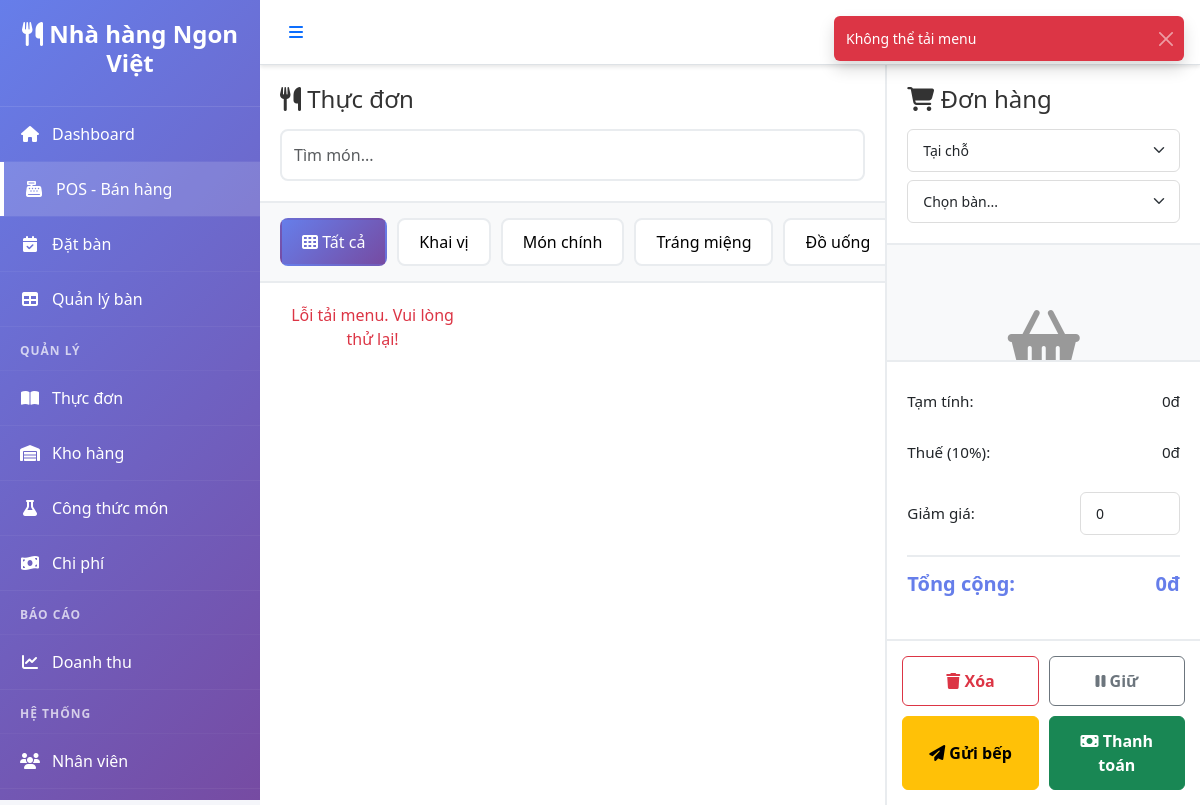
Page /modules/orders/pos.php (signed in) on the committed database.
### tables this page shows
CREATE TABLE `categories` (
  `category_id` INT UNSIGNED NOT NULL AUTO_INCREMENT,
  `category_name` VARCHAR(120) NOT NULL,
  `description` TEXT DEFAULT NULL,
  `display_order` INT NOT NULL DEFAULT 0,
  `image` VARCHAR(255) DEFAULT NULL,
  `is_active` TINYINT(1) NOT NULL DEFAULT 1,
  `created_at` TIMESTAMP NOT NULL DEFAULT CURRENT_TIMESTAMP,
  `updated_at` TIMESTAMP NOT NULL DEFAULT CURRENT_TIMESTAMP ON UPDATE CURRENT_TIMESTAMP,
  PRIMARY KEY (`category_id`),
  UNIQUE KEY `uq_category_name` (`category_name`),
  KEY `idx_category_order` (`display_order`)
);

### modules/orders/pos.php (the view, shortened to what this page needs)
<?php
include '../../includes/header.php';
try {
    $query = "SELECT * FROM categories ORDER BY display_order, category_name";
    $categories = $db->query($query)->fetchAll(PDO::FETCH_ASSOC);
} catch (Exception $e) {
    $query = "SELECT * FROM categories ORDER BY category_name";
    $categories = $db->query($query)->fetchAll(PDO::FETCH_ASSOC);
}
?>
<div class="pos-container">
    <div class="pos-menu-section">
        <div class="pos-header">
            <h4><i class="fas fa-utensils"></i> Thực đơn</h4>
            <input type="text" id="search-menu" class="form-control" placeholder="Tìm món... ">
        </div>
        <div class="categories-tabs">
            <button class="category-btn active" data-category="all">
                <i class="fas fa-th"></i> Tất cả
            </button>
            <?php foreach ($categories as $cat): ?>
            <button class="category-btn" data-category="<?php echo $cat['category_id']; ?>">
                <?php echo htmlspecialchars($cat['category_name']); ?>
            </button>
            <?php endforeach; ?>
        </div>
        <div id="menu-items-grid" class="menu-items-grid">
        </div>
    </div>
    <div class="pos-cart-section">
        <div class="pos-header">
            <h4><i class="fas fa-shopping-cart"></i> Đơn hàng</h4>
            <div class="order-info">
                <select id="order-type" class="form-select form-select-sm mb-2">
                    <option value="dine_in">Tại chỗ</option>
                </select>
                <select id="table-select" class="form-select form-select-sm">
                    <option value="">Chọn bàn... </option>
                </select>
            </div>
        </div>
        <div id="cart-items" class="cart-items">
            <div class="empty-cart">
                <i class="fas fa-shopping-basket"></i>
            </div>
        </div>
        <div class="cart-summary">
            <div class="summary-row">
                <span>Tạm tính:</span>
                <span id="subtotal">0đ</span>
            </div>
            <div class="summary-row">
                <span>Thuế (10%):</span>
                <span id="tax">0đ</span>
            </div>
            <div class="summary-row">
                <span>Giảm giá:</span>
                <input type="number" id="discount" class="form-control form-control-sm" value="0" min="0" style="width: 100px;">
            </div>
            <div class="summary-row total-row">
                <strong>Tổng cộng:</strong>
                <strong id="total">0đ</strong>
            </div>
        </div>
        <div class="cart-actions">
            <button class="btn btn-outline-danger" id="btn-clear">
                <i class="fas fa-trash"></i> Xóa
            </button>
            <button class="btn btn-outline-secondary" id="btn-hold">
                <i class="fas fa-pause"></i> Giữ
            </button>
            <button class="btn btn-warning" id="btn-kitchen">
                <i class="fas fa-paper-plane"></i> Gửi bếp
            </button>
            <button class="btn btn-success" id="btn-payment">
                <i class="fas fa-money-bill"></i> Thanh toán
            </button>
        </div>
    </div>
</div>
<?php include '../../includes/footer.php'; ?>

### assets/css/style.css (style rules this page uses)
:root { --primary-color: #667eea; --secondary-color: #764ba2; --success-color: #28a745; --danger-color: #dc3545; --warning-color: #ffc107; --info-color: #17a2b8; --dark-color: #343a40; --light-color: #f8f9fa; --sidebar-width: 260px; }
* { margin: 0; padding: 0; box-sizing: border-box; }
body { font-family: 'Segoe UI', Tahoma, Geneva, Verdana, sans-serif; background-color: #f5f6fa; }
.btn { border-radius: 6px; padding: 8px 16px; font-weight: 500; transition: all 0.3s; }
.form-control, .form-select { border-radius: 6px; border: 1px solid #ddd; padding: 10px 15px; }

### assets/css/pos.css (style rules this page uses)
.pos-container { display: flex; height: calc(100vh - 60px); gap: 0; margin: -30px; }
.pos-menu-section { flex: 2; background: white; display: flex; flex-direction: column; overflow: hidden; }
.pos-cart-section { flex: 1; background: #f8f9fa; border-left: 2px solid #e9ecef; display: flex; flex-direction: column; overflow: hidden; }
.pos-header { padding: 20px; border-bottom: 2px solid #e9ecef; background: white; }
.pos-header h4 { margin: 0 0 15px 0; color: #333; }
#search-menu { width: 100%; padding: 12px; border: 2px solid #e9ecef; border-radius: 8px; font-size: 1rem; }
.categories-tabs { display: flex; gap: 10px; padding: 15px 20px; background: #f8f9fa; overflow-x: auto; border-bottom: 2px solid #e9ecef; }
.category-btn { padding: 10px 20px; background: white; border: 2px solid #e9ecef; border-radius: 8px; cursor: pointer; white-space: nowrap; font-weight: 500; transition: all 0.3s; }
.category-btn.active { background: linear-gradient(135deg, #667eea 0%, #764ba2 100%); color: white; border-color: transparent; }
.menu-items-grid { flex: 1; overflow-y: auto; padding: 20px; display: grid; grid-template-columns: repeat(auto-fill, minmax(180px, 1fr)); gap: 15px; align-content: start; }
.order-info { margin-top: 10px; }
.cart-items { flex: 1; overflow-y: auto; padding: 20px; }
.empty-cart { text-align: center; padding: 60px 20px; color: #adb5bd; }
.empty-cart i { font-size: 4rem; margin-bottom: 15px; }
.cart-summary { padding: 20px; background: white; border-top: 2px solid #e9ecef; }
.summary-row { display: flex; justify-content: space-between; padding: 8px 0; font-size: 0.95rem; }
.summary-row.total-row { border-top: 2px solid #e9ecef; padding-top: 12px; margin-top: 8px; font-size: 1.2rem; }
.cart-actions { padding: 20px; background: white; display: grid; grid-template-columns: 1fr 1fr; gap: 10px; }
.cart-actions .btn { padding: 12px; font-weight: 600; }
.cart-items { flex: 1; overflow-y: auto; padding: 15px; }
.empty-cart { text-align: center; padding: 50px 20px; color: #999; }
.summary-row { display: flex; justify-content: space-between; margin-bottom: 12px; align-items: center; }
.summary-row.total-row { font-size: 1.25rem; padding-top: 12px; border-top: 2px solid #e9ecef; color: #667eea; }
.cart-actions { padding: 15px; display: grid; grid-template-columns: 1fr 1fr; gap: 10px; background: white; border-top: 2px solid #e9ecef; }
.cart-actions .btn { font-weight: 600; }

### rows in the picture
categories: category_name "Khai vị"
categories: category_name "Món chính"
categories: category_name "Tráng miệng"
categories: category_name "Đồ uống"

### other values in the picture
SITE_TITLE "Nhà hàng Ngon Việt"
